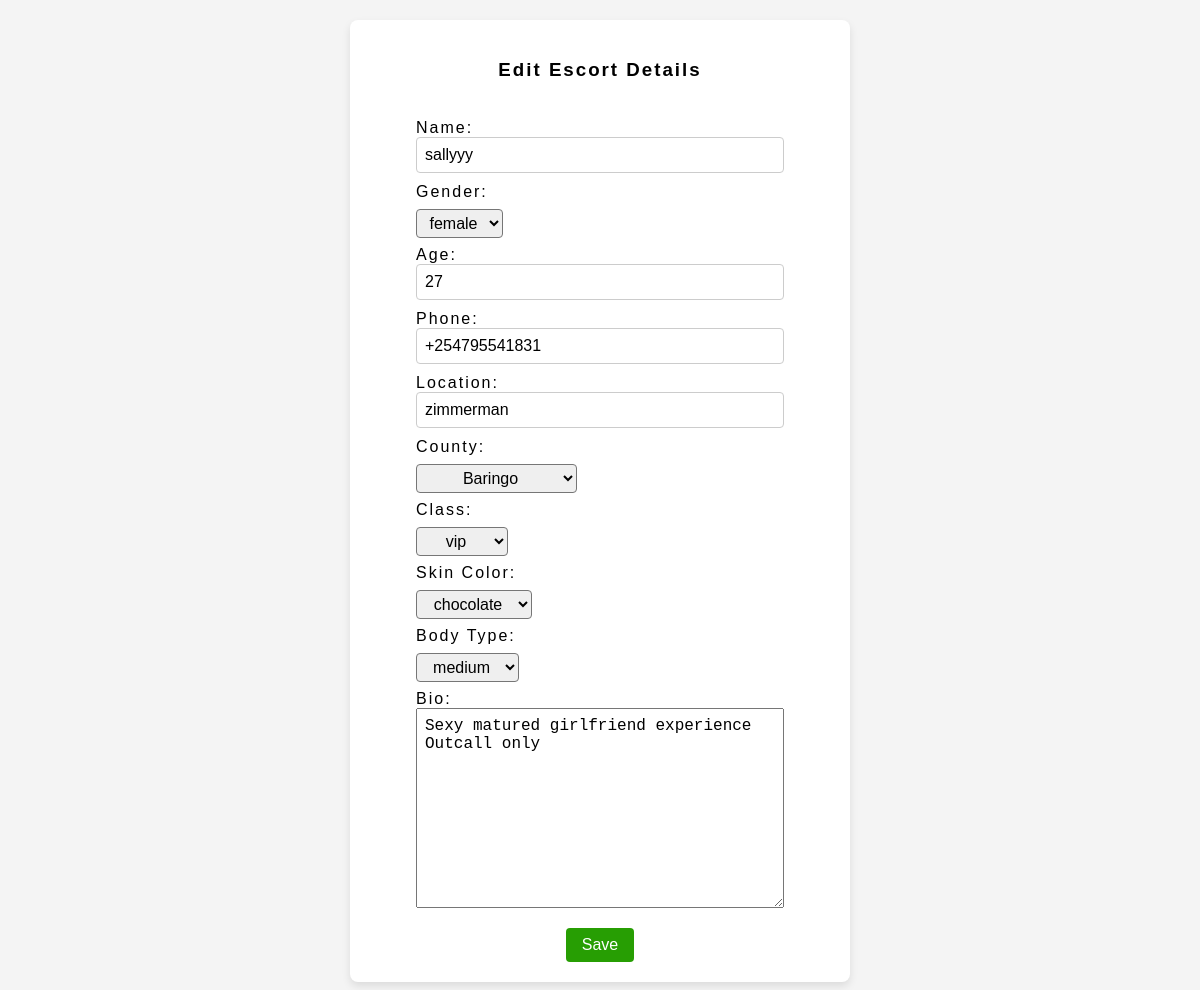
The page /testnet/+254795541831/edit/ (signed in) on the database its author committed.
### escorts/models.py (models this page shows, shortened)
class Escort(models.Model):
    name = LowercaseTextField(max_length=50)
    gender = LowercaseTextField(max_length=20)
    age = models.IntegerField()
    location = LowercaseTextField(max_length=50)
    address = LowercaseTextField(max_length=100, null=True, default=None, blank=True)
    phone_number = models.CharField(max_length=15, primary_key=True)
    skin_color = LowercaseTextField(max_length=100, null=True, default='chocolate', blank=False)
    body_type = LowercaseTextField(max_length=100, null=True, default='curvy', blank=True)
    escort_class = LowercaseTextField(max_length=100, null=True, default='vip', blank=True)
    created_by = models.ForeignKey(User, on_delete=models.SET_NULL, null=True, blank=True, related_name='escorts')
    date_created = models.DateTimeField(auto_now_add=True, null=True)
    bio = models.TextField(max_length=110, null=True, blank=False, default=None)
    county = models.ForeignKey(County, on_delete=models.SET_NULL, related_name='escorts', null=True, default=None, blank=True)
    town = models.ForeignKey(Town, on_delete=models.SET_NULL, related_name='escorts', null=True, default=None)

### escorts/views.py (the view)
# urls.py: path('<str:phone_number>/edit/', views.edit_escort_details, name='edit_details'),
@login_required
def edit_escort_details(request, phone_number):
    escort = Escort.objects.filter(phone_number=phone_number, created_by=request.user).first()
    print(escort.created_by)
    if request.method == 'POST':
        county_name = request.POST['county_name']
        county = County.get(county_name=county_name)
        form = CreateEscortForm(request.POST, instance=escort)
        if form.is_valid():
            form.instance.county = county
            form.instance.created_by = request.user
            form.save()
            return redirect('escorts:profile', phone_number=phone_number)
        return HttpResponse('INVALID FORM')
    else:
        form = CreateEscortForm(instance=escort)
    context = {'form': form, 'escort': escort}
    return render(request, 'escorts/edit_details.html', context)

### escorts/templates/escorts/edit_details.html (shortened to what this page needs)
<!DOCTYPE html>
<html lang="en">
<head>
    {% load static %}
    {% block stylesheet%}
    <link rel="stylesheet" href="{% static 'escorts/index.css' %}">
    <link rel="stylesheet" href="{% static 'users/account.css' %}">
    {% endblock %}
</head>
<body>
    <section id="view-escort" class="manage-escorts">
        <div id="escorts-details">
            <form action="{% url 'escorts:edit_details' escort.phone_number %}" method="POST" class="escort-summary flex-column">
                <h3>Edit Escort Details</h3>
                <div class="flex-column escort-wrapper">
                    <div class="details-wrapper flex-column">
                        <label for="escort-name">Name:</label>
                        {{ form.name}}
                        <label for="escort-gender">Gender:</label>
                        {{ form.gender}}
                        <label for="age">Age:</label>
                        {{ form.age}}
                        <label for="phone">Phone:</label>
                        {{ form.phone_number}}
                        <label for="location">Location:</label>
                        {{ form.location }}
                        <label for="county">County:</label>
                        {{ form.county_name }}
                        <label for="class">Class:</label>
                        {{ form.escort_class }}
                        <label for="skin-color">Skin Color:</label>
                        {{ form.skin_color }}
                        <label for="body-type">Body Type:</label>
                        {{ form.body_type }}
                        <label for="bio">Bio:</label>
                        {{ form.bio }}
                    </div>
                </div>
                <div class="buttons-wrapper">
                    <button type="submit" class="medium-green-button">Save</button>
                </div>
            </form>
        </div>
    </section>
</body>
</html>

### escorts/static/escorts/index.css (style rules this page uses)
:root { --dark-red: #5e0307; --light-red: #f5252f; --background-green: #279e03; --purple: #bf047e; --light-purple: #f799d6; --pink-background: #fae6f3; --purple-gray: #5e4455; --white: white; --black: black; }
body { margin: 0; letter-spacing: 2px; }

### users/static/users/account.css (style rules this page uses)
:root { --dark-red: #5e0307; --light-red: #f5252f; --background-green: #279e03; --purple: #bf047e; --light-purple: #f799d6; --pink-background: #fae6f3; --purple-gray: #5e4455; --white: white; --black: black; --background-light: #f4f4f4; --hover-green: #2e7d03; }
html { width: 100vw; }
body { font-family: sans-serif; margin: 0; padding: 0; display: flex; flex-direction: column; gap: 0px; justify-content: space-between; align-items: center; min-height: 100vh; width: 100vw; background-color: #f4f4f4; }
.manage-escorts { display: flex; flex-direction: column; justify-content: center; align-items: center; gap: 24px; width: 90%; height: 100%; background-color: var(--background-light); }
#escorts-details { display: flex; flex-direction: column; justify-content: center; align-items: center; gap: 16px; width: 100%; height: 100%; padding: 20px 0 20px 0; background-color: var(--background-light); padding: 20px; }
.escort-summary { padding: 20px; background-color: var(--white); border-radius: 8px; box-sizing: border-box; box-shadow: 0 4px 8px rgba(0, 0, 0, 0.1); width: 90%; max-width: 500px; align-items: center; }
.flex-column { display: flex; flex-direction: column; }
.escort-wrapper { display: flex; flex-direction: column; justify-content: center; align-items: center; gap: 24px; width: 80%; height: 80%; padding: 20px 0 20px 0; }
.details-wrapper { display: flex; flex-direction: column; align-items: flex-start; box-sizing: border-box; width: 100%; }
textarea { box-sizing: border-box; padding: 8px; min-height: fit-content; font-size: 16px; height: 200px; width: 100%; }
.form-input { width: 100%; padding: 8px; border: 1px solid #ccc; border-radius: 4px; margin-bottom: 10px; font-size: 16px; box-sizing: border-box; }
.buttons-wrapper { display: flex; flex-direction: row; justify-content: center; align-items: center; gap: 32px; width: 50%; height: 50%; min-width: 200px; }
.medium-green-button { background-color: var(--background-green); color: var(--white); padding: 8px 16px; border-radius: 4px; font-size: 16px; border: none; cursor: pointer; transition: background-color 0.3s ease; }
select { font-size: 16px; padding: 4px 8px; border-radius: 4px; margin-top: 8px; margin-bottom: 8px; text-align: center; display: flex; }

### rows shown on the page
Escort: name "sallyyy", gender "female", age "27", phone_number "+254795541831", location "zimmerman", escort_class "vip", skin_color "chocolate", body_type "medium", bio "Sexy matured girlfriend experience Outcall only"
